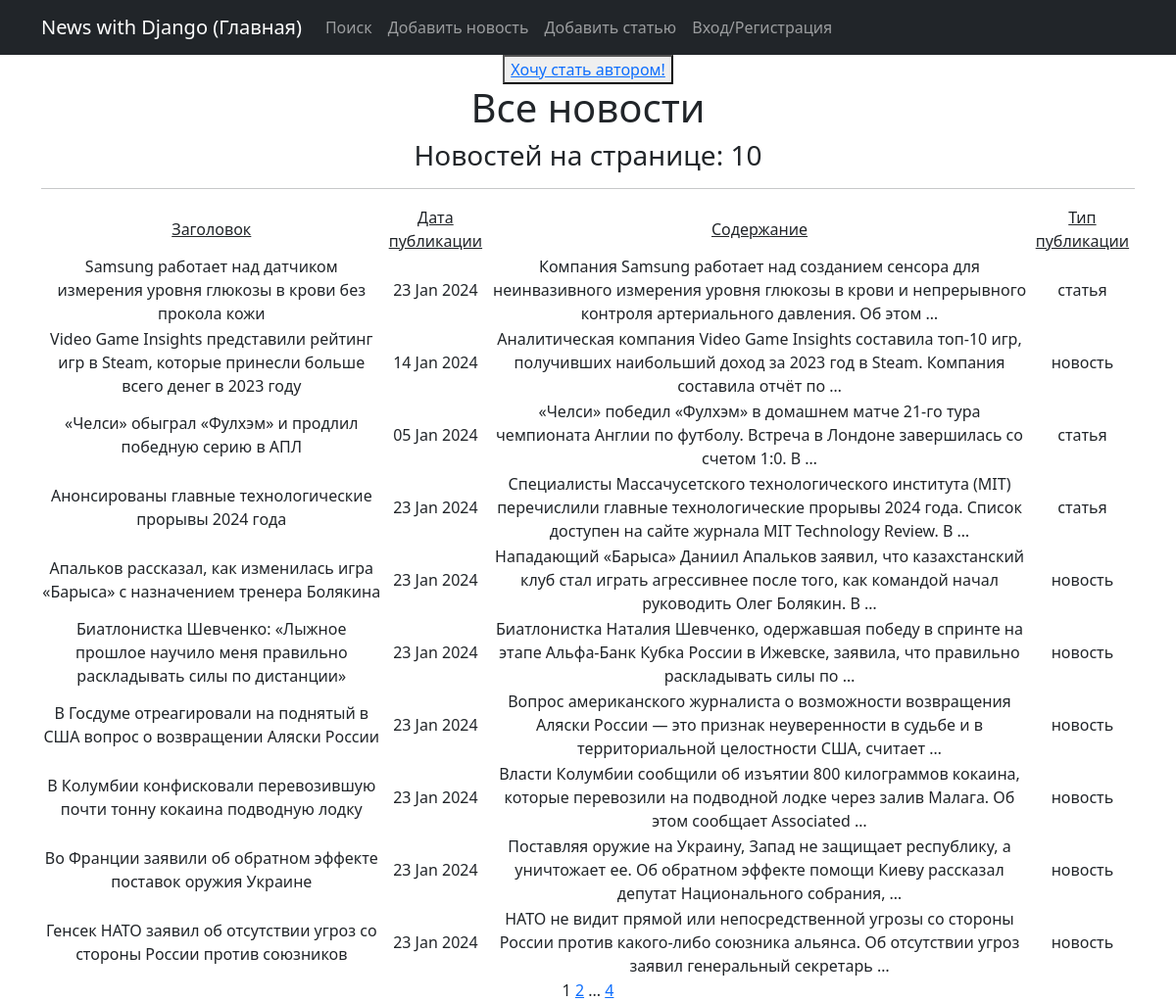
Before: /newsportal/ with the older database file.
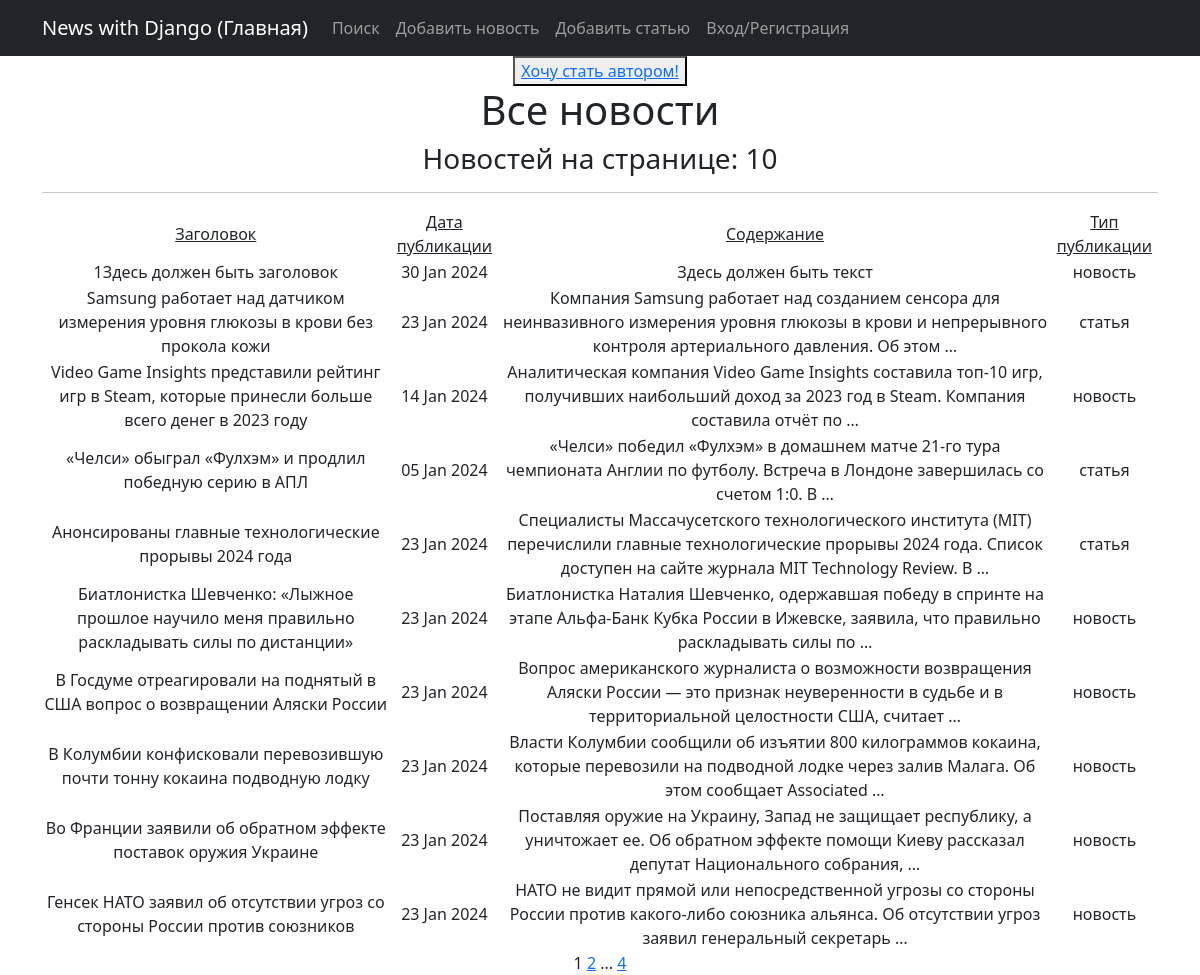
After: the same page with the newer database file.
### news/models.py (models this page shows, shortened)
class Post(models.Model):
    article = 'A'
    news = 'N'
    CHOISE = [
        (article, 'статья'),
        (news, 'новость')
    ]
    authorship = models.ForeignKey(Author, on_delete = models.CASCADE)
    type = models.CharField(max_length=1, choices=CHOISE, default=news)
    publication_time = models.DateTimeField(auto_now_add=True)
    category = models.ManyToManyField(Category, through='Post_Category')
    title = models.CharField(default='Здесь должен быть заголовок', max_length=225)
    text = models.TextField(default='Здесь должен быть текст')
    rating = models.IntegerField(default=0)

### news/views.py (the view)
# urls.py: path('', PostList.as_view(), name='post_list'),
class PostList(ListView, LoginRequiredMixin):
    model = Post
    ordering = 'title'
    template_name = 'posts.html'
    context_object_name = 'posts'
    paginate_by = 10
    def get_context_data(self, **kwargs):
        context = super().get_context_data(**kwargs)
        context['is_not_author'] = not self.request.user.groups.filter(name = 'Authors').exists()
        return context

### news/templatetags/custom_filters.py (called while the page is built)
@register.simple_tag(takes_context=True)
def url_replace(context, **kwargs):
   d = context['request'].GET.copy()
   for k, v in kwargs.items():
       d[k] = v
   return d.urlencode()

### templates/posts.html (shortened to what this page needs)
{% extends 'flatpages/default.html' %}
{% load custom_filters %}
{% block content %}
{% if is_not_author %}
<button> <a href="upgrade/"> Хочу стать автором!</a> </button>
{% endif %}
<h1>Все новости</h1>
   <h3>Новостей на странице: {{posts | length }}</h3>
   <hr>
       <table>
           <td><u>Заголовок</u></td>
           <td><u>Дата публикации</u></td>
           <td><u>Содержание</u></td>
           <td><u>Тип публикации</u></td>
           {% for post in posts %}
           <tr>
               <td>{{ post.title }}</td>
               <td>{{ post.publication_time |date:'d M Y' }}</td>
               <td>{{ post.text | truncatewords:20 | censor }}</td>
               <td>{{ post.get_type_display }}</td>
           </tr>
           {% endfor %}
       </table>
   {{ page_obj.number }}
   {% if page_obj.has_next %}
       <a href="?{% url_replace page=page_obj.next_page_number %}">{{ page_obj.next_page_number }}</a>
       {% if paginator.num_pages != page_obj.next_page_number %}
           ...
           <a href="?{% url_replace page=page_obj.paginator.num_pages %}">{{ page_obj.paginator.num_pages }}</a>
       {% endif %}
   {% endif %}
{% endblock content %}

Changed rows visible on the page:
removed Post: title "Апальков рассказал, как изменилась игра «Барыса» с назначением тренера Болякина", publication_time "23 Jan 2024", text|censor "Нападающий «Барыса» Даниил Апальков заявил, что казахстанский клуб стал играть агрессивнее после того, как командой начал руководить Олег Болякин. В …", type "новость"
added Post: title "1Здесь должен быть заголовок", publication_time "30 Jan 2024", text|censor "Здесь должен быть текст", type "новость"
